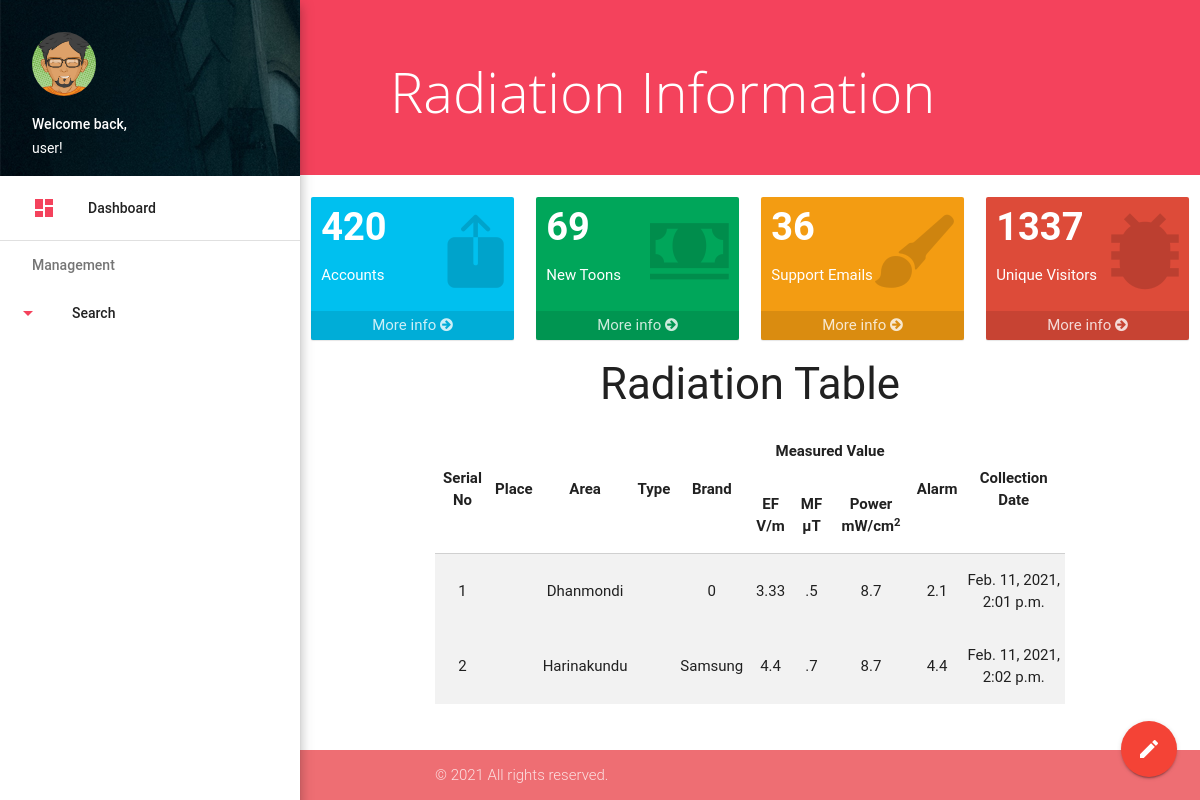
Before: / with the older database file.
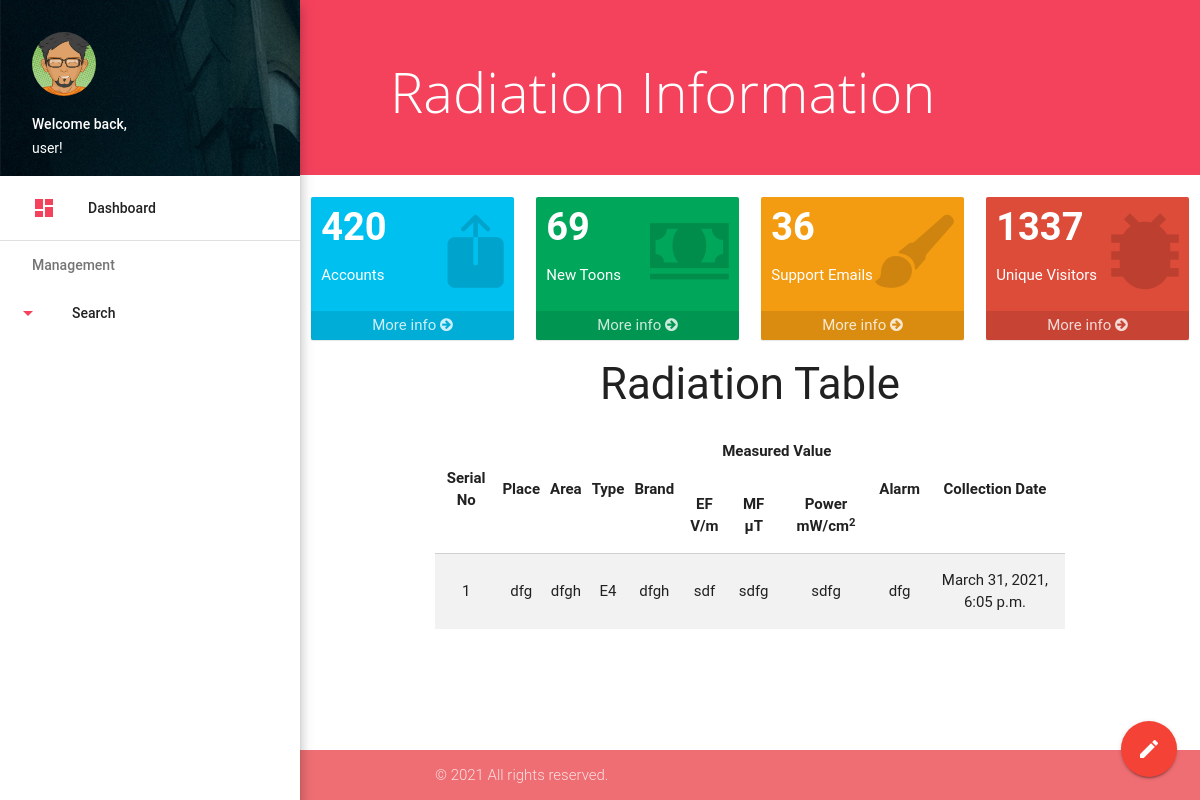
After: the same page with the newer database file.
### radiation_measurement/models.py (models this page shows, shortened)
class Radiation_measurement(models.Model):
    place = models.CharField(max_length=100)
    area = models.CharField(max_length=40)
    type = models.ForeignKey(Type, on_delete=models.CASCADE)
    brand = models.CharField(max_length=40)
    measured_value_EF = models.CharField(max_length=10, default='EF V/m', editable=False)
    EF_measured_value = models.CharField(max_length=30)
    measured_value_MF = models.CharField(max_length=10, default='MF μT', editable=False)
    MF_measured_value = models.CharField(max_length=30)
    measured_value_Power = models.CharField(max_length=10, default='Power mW/cm2', editable=False)
    power_measured_value = models.CharField(max_length=30)
    alarm = models.CharField(max_length=30)
    date = models.DateTimeField(auto_now_add=False)

class Type(models.Model):
    name = models.CharField(max_length=100)
    def __str__(self):
        return self.name

### pages/views.py (the view)
# urls.py: path('', views.Index.as_view(), name = 'index'),
class Index(View):
    def get(self, request):
        type = Type.objects.all()
        type_req = request.GET.get('type')
        if type_req:
            radiation = Radiation_measurement.all_radiation_by_typeId(type_req)
        else:
            radiation = Radiation_measurement.objects.all()
        dict = {
            'types': type,
            'radiations': radiation
        }
        return render(request, 'pages/index.html', dict)

### templates/pages/index.html (shortened to what this page needs)
{% extends 'base.html' %}
{% load static %}
{% block content %}
<ul id="slide-out" class="side-nav fixed z-depth-4">
      <li>
        <div class="userView">
          <div class="background">
            <img src="{% static 'assets/img/photo1.png' %}">
          </div>
          <a href="#!user"><img class="circle" src="{% static 'assets/img/avatar04.png' %}"></a>
          <a href="#!name"><span class="white-text name">Welcome back,</span></a>
          <a href="#!email"><span class="white-text email">user!</span></a>
        </div>
      </li>
      <li><a class="active" href="{% url 'index' %}"><i class="material-icons pink-item">dashboard</i>Dashboard</a></li>
      <li><div class="divider"></div></li>
      <li><a class="subheader">Management</a></li>
      <li class="no-padding">
        <ul class="collapsible collapsible-accordion">
          <li>
            <a class="collapsible-header">Search<i class="material-icons pink-item">arrow_drop_down</i></a>
          </li>
        </ul>
      </li>
    </ul>
    <main>
        <section class="content">
            <div class="page-announce valign-wrapper">
                <h1 class="page-announce-text valign">Radiation Information </h1></div>
            <div class="row">
                <div class="col l3 s6">
                    <div class="small-box bg-aqua">
                        <div class="inner">
                            <h3>420</h3>
                            <p>Accounts</p>
                        </div>
                        <div class="icon">
                            <i class="ion ion-person-add"></i>
                        </div>
                        <a href="#" class="small-box-footer" class="animsition-link">More info <i
                                class="fa fa-arrow-circle-right"></i></a>
                    </div>
                </div>
                <div class="col l3 s6">
                    <div class="small-box bg-green">
                        <div class="inner">
                            <h3>69</h3>
                            <p>New Toons</p>
                        </div>
                        <div class="icon">
                            <i class="ion ion-stats-bars"></i>
                        </div>
                        <a href="#" class="small-box-footer" class="animsition-link">More info <i
                                class="fa fa-arrow-circle-right"></i></a>
                    </div>
                </div>
                <div class="col l3 s6">
                    <div class="small-box bg-yellow">
                        <div class="inner">
                            <h3>36</h3>
                            <p>Support Emails</p>
                        </div>
                        <div class="icon">
                            <i class="ion ion-email"></i>
                        </div>
                        <a href="#" class="small-box-footer" class="animsition-link">More info <i
                                class="fa fa-arrow-circle-right"></i></a>
                    </div>
                </div>
                <div class="col l3 s6">
                    <div class="small-box bg-red">
                        <div class="inner">
                            <h3>1337</h3>
                            <p>Unique Visitors</p>
                        </div>
                        <div class="icon">
                            <i class="ion ion-pie-graph"></i>
                        </div>
                        <a href="#" class="small-box-footer" class="animsition-link">More info <i
                                class="fa fa-arrow-circle-right"></i></a>
                    </div>
                </div>
                <div class="container">
                    <h3 class="center-align">Radiation Table</h3>
                    <div class="custom-responsive">
                        <table class="striped hover centered">
                            <thead>
                            <tr>
                                <th rowspan="2">Serial No</th>
                                <th rowspan="2">Place</th>
                                <th rowspan="2">Area</th>
                                <th rowspan="2">Type</th>
                                <th rowspan="2">Brand</th>
                                <th rowspan="1" colspan="3">Measured Value</th>
                                <th rowspan="2">Alarm</th>
                                <th rowspan="2">Collection Date</th>
                            </tr>
                            <tr>
                                <th rowspan="2">EF V/m</th>
                                <th rowspan="2">MF μT</th>
                                <th rowspan="2">Power mW/cm<sup>2</sup></th>
                            </tr>
                            </thead>
                            {% if radiations %}
                                {% for radiation in radiations %}
                                    <tbody>
                                    <tr>
                                        <td>{{ forloop.counter }}</td>
                                        <td>{{ radiation.place }}</td>
                                        <td>{{ radiation.area }}</td>
                                        <td>{{ radiation.type }}</td>
                                        <td>{{ radiation.brand }}</td>
                                        <td>{{ radiation.EF_measured_value }}</td>
                                        <td>{{ radiation.MF_measured_value }}</td>
                                        <td>{{ radiation.power_measured_value }}</td>
                                        <td>{{ radiation.alarm }}</td>
                                        <td>{{ radiation.date }}</td>
                                    </tr>
                                    </tbody>
                                {% endfor %}
                            {% else %}
                                <h4 align='center'style=color:#a64452>No Radiation available</h4>
                            {% endif %}
                        </table>
                    </div>
                </div>
            </div>
        </section>
    </main>
{% endblock %}

### templates/base.html (shortened to what this page needs)
{% load static %}
<!DOCTYPE html>
<html>
<head>
    <link href="{% static 'assets/css/font-awesome.min.css' %}" rel="stylesheet" type="text/css"/>
    <link href="{% static 'assets/css/ionicons.min.css' %}" rel="stylesheet" type="text/css"/>
    <link rel="stylesheet" href="{% static 'assets/css/materialize.min.css' %}">
    <link href="{% static 'assets/css/icon.min.css' %}" rel="stylesheet">
    <link href="{% static 'assets/css/custom.css' %}" rel="stylesheet" type="text/css"/>
    <link href="{% static 'assets/css/jquery.datetimepicker.css' %}" rel="stylesheet" type="text/css"/>
</head>
<body>
{% block content %} {% endblock %}
{% include 'partials/_footer.html' %}
{% include 'partials/_quick_link.html' %}
</body>
</html>

### templates/partials/_footer.html
<footer class="page-footer">
    <div class="footer-copyright">
        <div class="container">
            © 2021 All rights reserved.
        </div>
    </div>
</footer>

### templates/partials/_quick_link.html (shortened to what this page needs)
<div class="fixed-action-btn horizontal tooltipped" data-position="top" dattooltipped="top"
 data-position="top" data-delay="50" data-tooltip="Quick Links">
<a class="btn-floating btn-large red">
    <i class="large material-icons">mode_edit</i>
</a>
</div>

### radiation_information/static/assets/css/custom.css (style rules this page uses)
@media (min-width:993px) { main, footer { padding-left: 300px; } }
i.pink-item { color: #f4425c !important; }
div.page-announce { min-height: 175px; height: auto; background-color: #f4425c; padding: 40px; margin-bottom: 10px; }
h1.page-announce-text { font-family: 'Open Sans', sans-serif; font-weight: 100; font-size: 56px; color: #fff; line-height: 0.5em; margin-left: 50px; }
body { display: flex; min-height: 100vh; flex-direction: column; }
main { flex: 1 0 auto; }
.bg-aqua { background-color: #00c0ef !important; }
.bg-green { background-color: #00a65a !important; }
.bg-yellow { background-color: #f39c12 !important; }
.bg-red { background-color: #dd4b39 !important; }
.small-box { border-radius: 2px; position: relative; display: block; margin-bottom: 20px; box-shadow: 0 1px 1px rgba(0, 0, 0, 0.1); }
.small-box>.inner { padding: 10px; }
.small-box h3 { font-size: 38px; font-weight: bold; margin: 0 0 10px 0; white-space: nowrap; padding: 0; color: #fff; }
.small-box p { color: #fff; }
.small-box .icon { -webkit-transition: all .3s linear; -o-transition: all .3s linear; transition: all .3s linear; position: absolute; top: -10px; right: 10px; z-index: 0; font-size: 90px; color: rgba(0, 0, 0, 0.15); }
.small-box>.small-box-footer { position: relative; text-align: center; padding: 3px 0; color: rgba(255, 255, 255, 0.8); display: block; z-index: 10; background: rgba(0, 0, 0, 0.1); text-decoration: none; }
.page-footer { padding-top: 0 !important; background-color: #f4425c; margin-top: 20px; }
.footer-copyright { background-color: inherit !important; }
.custom-responsive { display: block; overflow-x: auto; }

Changed rows visible on the page:
removed Radiation_measurement: area "Dhanmondi", brand "0", EF_measured_value "3.33", MF_measured_value ".5", power_measured_value "8.7", alarm "2.1", date "Feb. 11, 2021, 2:01 p.m."
removed Radiation_measurement: area "Harinakundu", brand "Samsung", EF_measured_value "4.4", MF_measured_value ".7", power_measured_value "8.7", alarm "4.4", date "Feb. 11, 2021, 2:02 p.m."
added Radiation_measurement: place "dfg", area "dfgh", type "E4", brand "dfgh", EF_measured_value "sdf", MF_measured_value "sdfg", power_measured_value "sdfg", alarm "dfg", date "March 31, 2021, 6:05 p.m."
